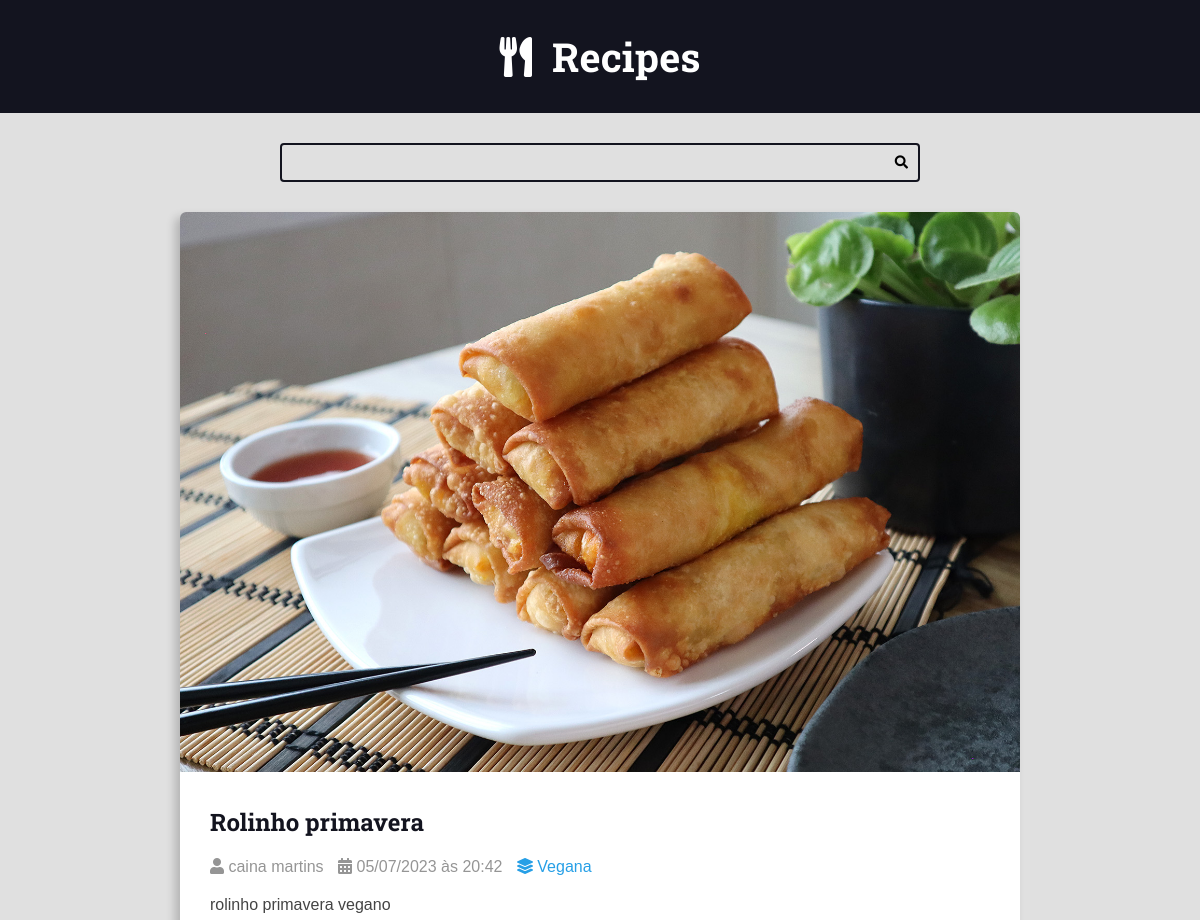
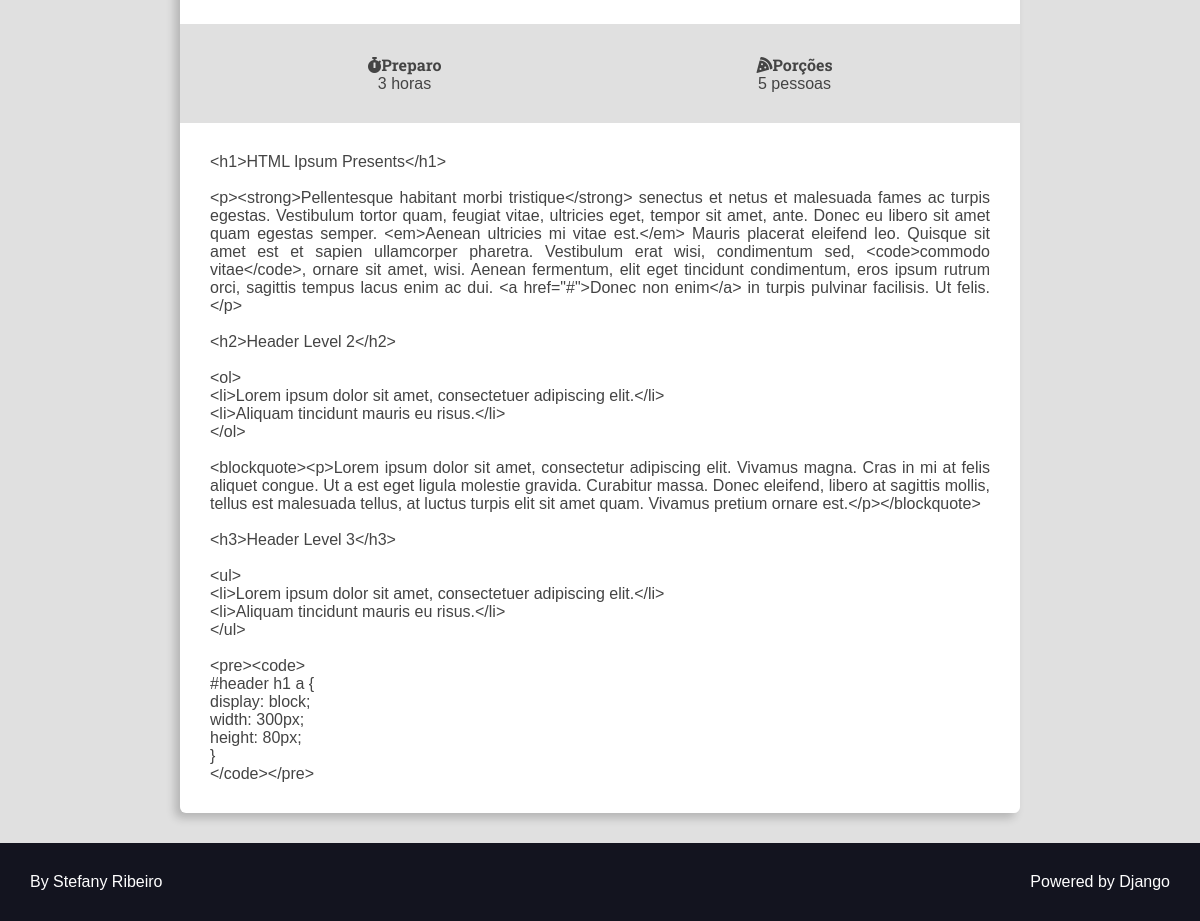
Screenshot of /recipes/5/ with the database file from the repository (2 pictures, top to bottom).
### recipes/models.py (models this page shows, shortened)
class Recipe(models.Model):
    title = models.CharField(max_length=65)
    description = models.CharField(max_length=165) #caracteres
    slug = models.SlugField() #
    preparation_time = models.IntegerField() #numero inteiro
    preparation_time_unit = models.CharField(max_length=165)
    servings = models.IntegerField()
    servings_unit = models.CharField(max_length=165)
    preparation_steps = models.TextField() #campo de texto livre
    preparation_steps_is_html = models.BooleanField(default=False)
    created_at = models.DateTimeField(auto_now_add=True) #campo dia e hora o auto_now_add no momento da criação gera uma data
    updated_at = models.DateTimeField(auto_now=True) #o auto_now atualiza o campo
    is_published = models.BooleanField(default=False)
    cover = models.ImageField(upload_to='recipes/covers/%Y/%m/%d/')
    category = models.ForeignKey(Category, on_delete=models.SET_NULL, null=True, blank=True, default=None) #precisa do paremetro para onde vai (category) e o on delete define o que vai acontecer caso a categoria seja deletada, nesse caso, será nula e, para isso, precisamos do null=True
    author = models.ForeignKey(User, on_delete=models.SET_NULL, null=True) #aqui está usando o import de User para adicionar os usuários ao banco

class Category(models.Model):
    name = models.CharField(max_length=65)

### recipes/views.py (the view)
# urls.py: path('recipes/<int:id>/', views.recipe, name="recipes-recipe"),
def recipe(request, id):
    recipe = get_object_or_404(Recipe, pk=id, is_published=True,)
    return render(request, 'recipes/pages/recipe-view.html', context={
        'recipe': recipe,
        'is_detail_page' : True,
    })

### recipes/templates/recipes/pages/recipe-view.html (shortened to what this page needs)
{% extends 'global/base.html' %}
{% block content %}
        <div class="main-content main-content-detail container">
            {% include 'recipes/partials/recipe.html' %}
        </div>
{% endblock content %}

### recipes/templates/recipes/partials/recipe.html (shortened to what this page needs)
<div class="recipe recipe-list-item">
    <div class="recipe-cover">
        <a href="{% url 'recipes-recipe' recipe.id %}">
            <img src="{{recipe.cover.url}}" alt="temporario">
        </a>
    </div>
    <div class="recipe-title-container">
        <h2 class="recipe-title">
            <a class="recipe-title" href="{% url 'recipes-recipe' recipe.id %}">
            {{ recipe.title }}
            </a>
        </h2>
    </div>
    <div class="recipe-author">
        <span class="recipe-author-item">
            <i class="fas fa-user"></i>
            {%if recipe.author is not None%}
                {%if recipe.author.first_name%}
                    {{recipe.author.first_name}} {{recipe.author.last_name}}
                {%else%}
                    {{recipe.author.username}}
                {%endif%}
            {%else%}
                Desconhecido
            {%endif%}
        </span>
        <span class="recipe-author-item">
            <i class="fas fa-calendar-alt"></i>
            {{recipe.created_at|date:"d/m/Y"}} às {{recipe.created_at|date:"H:i"}}
        </span>
        {% if recipe.category is not None %}
        <span class="recipe-author-item">
            <a href="{% url 'recipes-category' recipe.category.id %}">
                <i class="fas fa-layer-group"></i>
                <span>{{recipe.category.name}}</span>
            </a>
        </span>
        {%endif%}
    </div>
    <div class="recipe-content">
        <p>{{recipe.description}}</p>
    </div>
    <div class="recipe-meta-container">
        <div class="recipe-meta recipe-preparation">
            <h3 class="recipe-meta-title"><i class="fas fa-stopwatch"></i>Preparo</h3>
            <div class="recipe-meta-text">
                {{recipe.preparation_time}} {{recipe.preparation_time_unit}}
            </div>
        </div>
        <div class="recipe-meta recipe-servings">
            <h3 class="recipe-meta-title"><i class="fas fa-pizza-slice"></i>Porções</h3>
            <div class="recipe-meta-text">
                {{recipe.servings}} {{recipe.servings_unit}}
            </div>
        </div>
    </div>
        {% if is_detail_page is True %}
        <div class="preparation-steps">
            {%if recipe.preparations_steps_is_html is True%}
                {{recipe.preparation_steps|safe}}
            {%else%}
                    {{recipe.preparation_steps|linebreaksbr}}
            {%endif%}
        </div>
        {%endif%}
    </div>

### recipes/static/recipes/css/styles.css (style rules this page uses)
:root { --color-primary: #269fe6; --color-primary-hover: #2086c2; --color-primary-dark: #13141f; --color-primary-dark-hover: #212336; --color-primary-light: #d4ecfa; --color-primary-light-hover: #bdd8e7; --color-white: #fff; --color-black: #000; --color-dark-text: #444; --color-info-light: #cce5ff; --color-debug-light: #cce5ff; --color-success-light: #d4edda; --color-alert-light: #fff3cd; --color-warning-light: #fff3cd; --color-error-light: #f8d7da; --color-info-dark: #4d86c4; --color-debug-dark: #4d86c4; --color-success-dark: #4a9c5d; --color-alert-dark: #927f40; --color-warning-dark: #927f40; --color-error-dark: #da525d; --color-gray-0: #f9f9f9; --color-gray-1: #e0e0e0; --color-gray-2: #c7c7c7; --color-gray-3: #aeaeae; --color-gray-4: #959595; --color-gray-5: #7d7d7d; --color-gray-6: #646464; --color-gray-7: #4b4b4b; --color-gray-8: #323232; --color-gray-9: #191919; --font-primary: sans-serif; --font-headings: 'Roboto Slab', serif; --spacing-gutter-medium: 3rem; --spacing-gutter-large: 4rem; }
* { padding: 0; margin: 0; box-sizing: border-box; }
html { font-size: 62.5%; }
body { font-size: 1.6rem; font-family: var(--font-primary); background-color: var(--color-gray-1); color: var(--color-dark-text); }
.container { max-width: 144rem; margin: 0 auto; padding: var(--spacing-gutter-medium); }
h1, h2, h3, h4, h5, h6 { font-family: var(--font-headings); }
.main-content { padding-top: 0; }
.recipe { background-color: var(--color-white); box-shadow: -5px 5px 10px rgba(0, 0, 0, .2); transition: all 300ms ease-in-out; transform: scale(1); border-radius: .6rem; overflow: hidden; }
.recipe img { max-width: 100%; }
.recipe-list-item { max-width: 64rem; height: fit-content; }
.recipe-title-container { padding: var(--spacing-gutter-medium); padding-bottom: 2rem; }
.recipe-author-item { color: var(--color-gray-4); margin-right: 1rem; }
.recipe-author { padding: 0 var(--spacing-gutter-medium); }
.recipe-content { padding: var(--spacing-gutter-medium); padding-top: 2rem; }
.recipe-author a { color: var(--color-primary); text-decoration: none; transition: all 300ms ease-in-out; }
.recipe-meta-container { display: flex; flex-flow: row wrap; padding: var(--spacing-gutter-medium); background-color: var(--color-gray-1); }
.recipe-meta { display: flex; flex-flow: column nowrap; flex-shrink: 1; flex-grow: 1; text-align: center; }
.recipe-meta-title { font-size: 1.6rem; }
.recipe-title { text-decoration: none; color: var(--color-primary-dark); }
.main-content-detail > .recipe-list-item { max-width: 84rem; margin: 0 auto; }
.preparation-steps { padding: var(--spacing-gutter-medium); text-align: justify; }

### rows the page displays
Recipe: cover (picture), title "Rolinho primavera", author.first_name "caina", author.last_name "martins", created_at "05/07/2023", created_at "20:42", category.name "Vegana", description "rolinho primavera vegano", preparation_time "3", preparation_time_unit "horas", servings "5", servings_unit "pessoas", preparation_steps "<h1>HTML Ipsum Presents</h1> <p><strong>Pellentesque habitant morbi tristique</strong> senectus et netus et malesuada fames ac turpis egestas. Vestibulum tortor quam, feugiat vitae, ultricies eget, tempor sit amet, ante. Donec eu libero sit amet quam egestas semper. <em>Aenean ultricies mi vitae est.</em> Mauris placerat eleifend leo. Quisque sit amet est et sapien ullamcorper pharetra. Vestibulum erat wisi, condimentum sed, <code>commodo vitae</code>, ornare sit amet, wisi. Aenean fermentum, elit eget tincidunt condimentum, eros ipsum rutrum orci, sagittis tempus lacus enim ac dui. <a href=\"#\">Donec non enim</a> in turpis pulvinar facilisis. Ut felis.</p> <h2>Header Level 2</h2> <ol>…"
